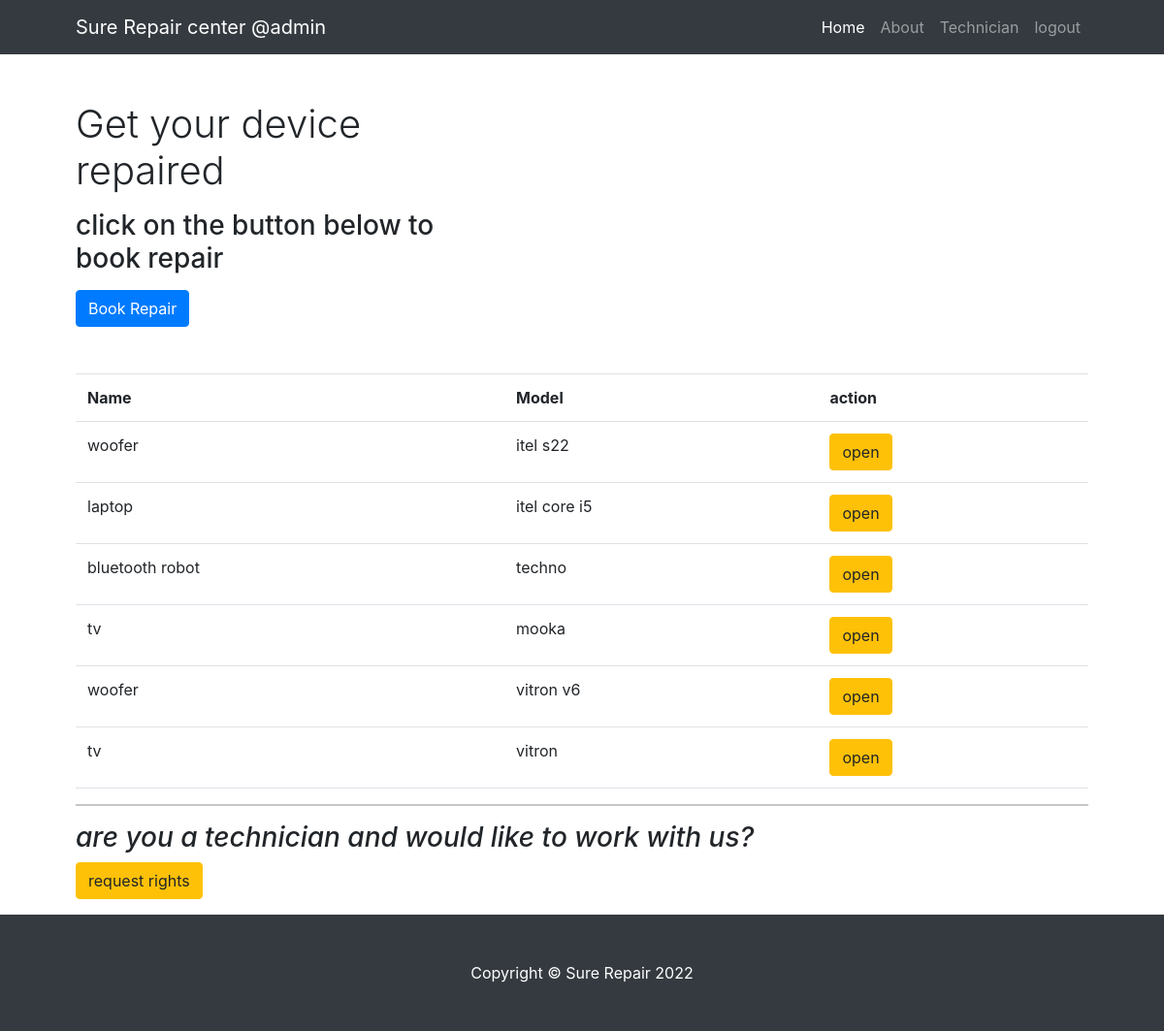
The app's page /index (signed in) with its own data.
### app/models.py (models this page shows, shortened)
class User(db.Model,UserMixin):
    id = db.Column(db.Integer, primary_key=True)
    username = db.Column(db.String(64), index=True, unique=True)
    email = db.Column(db.String(120), index=True, unique=True)
    password = db.Column(db.String(128))
    is_admin=db.Column(db.Boolean())
    is_technician=db.Column(db.Boolean())
    user_key=db.Column(db.String(255))
    type=db.Column(db.String(55),default='normal')
    phone=db.Column(db.Integer)
    devices=db.relationship('Device',backref='user',lazy='dynamic')

class Device(db.Model):
    id=db.Column(db.Integer,primary_key=True)
    name=db.Column(db.String(255))
    model=db.Column(db.String(100))
    fault=db.Column(db.String(255))
    device_key=db.Column(db.String(255))
    user_id=db.Column(db.Integer,db.ForeignKey('user.id'))
    repair_price=db.Column(db.Integer())
    status=db.Column(db.String(100),default='booked')
    tech_resolution=db.Column(db.String(255),default='none')
    device_image=db.Column(db.String(255))

### app/routes.py (the view)
@app.route('/index',methods=['GET','POST'])
@login_required
def index():
    devices=Device.query.filter_by(user_id=current_user.id)
    return render_template('index.html',devices=devices)

### app/models.py (called while the page is built)
@loginmanager.user_loader
def load_user(id):
    return User.query.get(int(id))

### app/templates/index.html (shortened to what this page needs)
<!DOCTYPE html>
<html lang="en">
    <head>
        <link href="{{url_for('static',filename='css/styles.css')}}" rel="stylesheet" />
        <link rel="stylesheet" href="https://cdn.jsdelivr.net/npm/bootstrap@4.0.0/dist/css/bootstrap.min.css">
    </head>
    <body>
        <nav class="navbar navbar-expand-lg navbar-dark bg-dark">
            <div class="container px-5">
                <a class="navbar-brand" href="#!">Sure Repair center  @{{current_user.username}}</a>
                <div class="collapse navbar-collapse" id="navbarSupportedContent">
                    <ul class="navbar-nav ms-auto mb-2 mb-lg-0">
                        <li class="nav-item"><a class="nav-link active" aria-current="page" href="#!">Home</a></li>
                        <li class="nav-item"><a class="nav-link" href="#!">About</a></li>
                        {%if current_user.is_technician %}
                        <li class="nav-item"><a class="nav-link" href="{{url_for('technician',usk=current_user.user_key)}}">Technician</a></li>
                        {%endif %}
                        {% if current_user.is_authenticated %}
                        <li class="nav-item"><a class="nav-link" href="{{url_for('logout')}}">logout</a></li>
                        {%endif%}
                    </ul>
                </div>
            </div>
        </nav>
        <div class="container px-4 px-lg-5">
            <div class="row gx-4 gx-lg-5 align-items-center my-5">
                <div class="col-lg-5">
                    <h1 class="font-weight-light">Get your device repaired</h1>
                    <p><h3>click on the button below to book repair</h3></p>
                    <a class="btn btn-primary" href="{{url_for('book_repair')}}">Book Repair</a>
                </div>
            </div>
              <table class="table">
                         <tr>
                             <th>Name</th>
                             <th>Model</th>
                             <th>action</th>
                         </tr>
                    {%for device in devices %}
                         <tr>
                             <td>{{device.name}}</td>
                             <td>{{device.model}}</td>
                             <td>
                               <a href="{{url_for('view_device',dvk=device.device_key)}}" class="btn btn-warning sm">open</a>
                             </td>
                         </tr>
                    {%endfor%}
                </table>
            <hr>
            <p><h3><i>are you a technician and would like to work with us?</i></h3>
             <a href="" class="btn btn-warning">request rights</a>
            </p>
        </div>
        <footer class="py-5 bg-dark">
            <div class="container px-4 px-lg-5"><p class="m-0 text-center text-white">Copyright &copy; Sure Repair 2022</p></div>
        </footer>
    </body>
</html>

### records on screen
User: username "admin"
Device: name "woofer", model "itel s22"
Device: name "laptop", model "itel core i5"
Device: name "bluetooth robot", model "techno"
Device: name "tv", model "mooka"
Device: name "woofer", model "vitron v6"
Device: name "tv", model "vitron"
